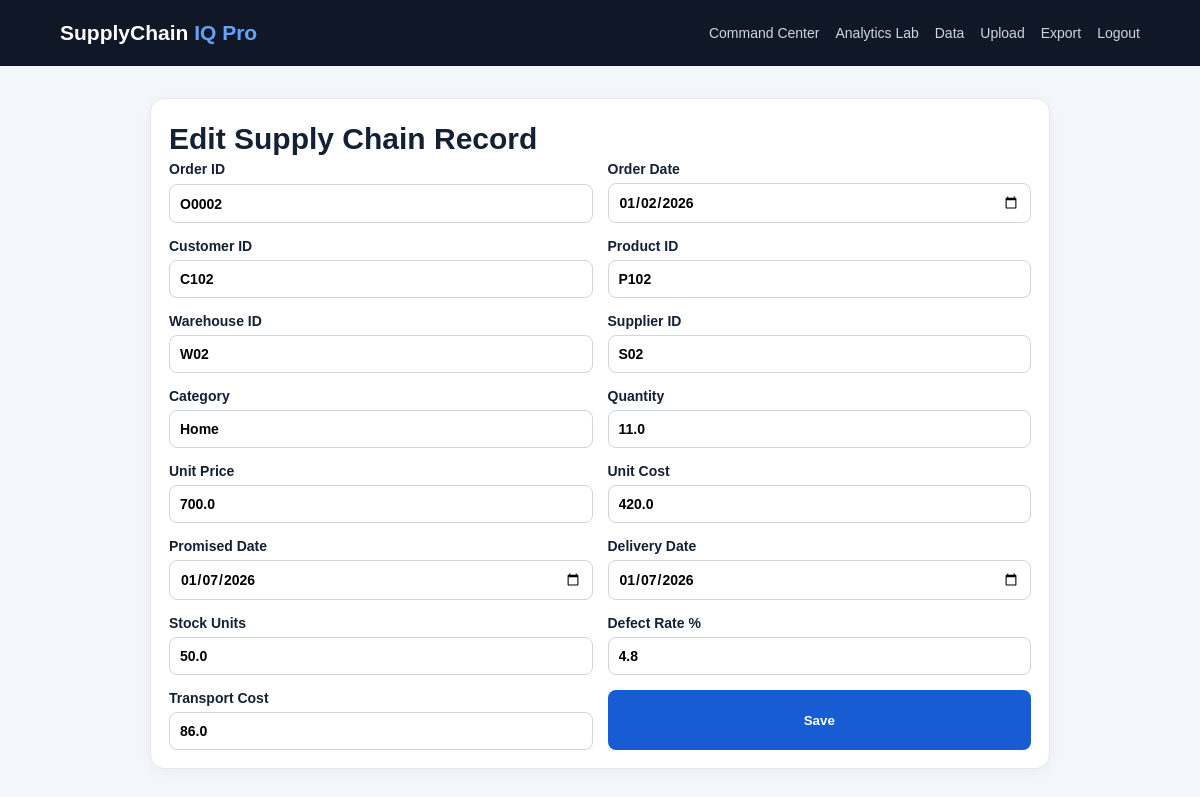
The page /data/edit/2 (signed in) on the database its author committed.
### tables this page shows
CREATE TABLE orders(
id INTEGER PRIMARY KEY AUTOINCREMENT,user_id INTEGER NOT NULL,order_id TEXT NOT NULL,
order_date TEXT NOT NULL,customer_id TEXT,product_id TEXT,warehouse_id TEXT,supplier_id TEXT,
category TEXT,quantity REAL DEFAULT 0,unit_price REAL DEFAULT 0,unit_cost REAL DEFAULT 0,
promised_date TEXT,delivery_date TEXT,stock_units REAL DEFAULT 0,defect_rate REAL DEFAULT 0,
transport_cost REAL DEFAULT 0,created_at TEXT DEFAULT CURRENT_TIMESTAMP,
FOREIGN KEY(user_id) REFERENCES users(id) ON DELETE CASCADE,UNIQUE(user_id,order_id));

### app/main.py (the view)
@main_bp.route("/data/edit/<int:rid>",methods=["GET","POST"])
@login_required
def edit_data(rid):
    row=get_db().execute("SELECT * FROM orders WHERE id=? AND user_id=?",(rid,uid())).fetchone()
    if not row:return "Not found",404
    if request.method=="POST":
        setq=",".join(c+"=?" for c in COLS);get_db().execute("UPDATE orders SET "+setq+" WHERE id=? AND user_id=?",values(request.form)+(rid,uid()));get_db().commit();audit("EDIT_ORDER",request.form["order_id"]);flash("Updated.");return redirect(url_for("main.data"))
    return render_template("form.html",row=row,title="Edit Supply Chain Record")

### app/auth.py (called while the page is built)
def login_required(view):
    @wraps(view)
    def wrapped(*a,**kw):
        return view(*a,**kw) if "user_id" in session else redirect(url_for("auth.login"))
    return wrapped

### app/db.py (called while the page is built)
def get_db():
    if "db" not in g:
        g.db=sqlite3.connect(current_app.instance_path+"/supply_chain.db")
        g.db.row_factory=sqlite3.Row
        g.db.execute("PRAGMA foreign_keys=ON")
    return g.db

### app/main.py (called while the page is built)
def uid(): return session["user_id"]

### app/templates/form.html
{% extends "base.html" %}{% block content %}<div class="formbox"><h1>{{title}}</h1><form method="post" class="formgrid">{% for k,l,t in [("order_id","Order ID","text"),("order_date","Order Date","date"),("customer_id","Customer ID","text"),("product_id","Product ID","text"),("warehouse_id","Warehouse ID","text"),("supplier_id","Supplier ID","text"),("category","Category","text"),("quantity","Quantity","number"),("unit_price","Unit Price","number"),("unit_cost","Unit Cost","number"),("promised_date","Promised Date","date"),("delivery_date","Delivery Date","date"),("stock_units","Stock Units","number"),("defect_rate","Defect Rate %","number"),("transport_cost","Transport Cost","number")] %}<label>{{l}}<input name="{{k}}" type="{{t}}" step="0.01" value="{{row[k] if row else ''}}" required></label>{% endfor %}<button>Save</button></form></div>{% endblock %}

### app/static/style.css (style rules this page uses)
* { box-sizing:border-box }
body { margin:0;background:#f3f6fa;color:#142033;font:14px Arial,sans-serif }
h1 { font-size:30px;margin:5px 0 }
.cards>div,.grid section,.table,.formbox,.auth { background:white;border:1px solid #e4e7ec;border-radius:14px;padding:18px;box-shadow:0 3px 14px #1018280a }
.button,button { background:#175cd3;color:white;border:0;border-radius:8px;padding:11px 15px;font-weight:700;text-decoration:none;cursor:pointer }
.formbox { max-width:900px;margin:auto }
.formgrid { display:grid;grid-template-columns:1fr 1fr;gap:15px }
.formgrid label,.auth label { display:grid;gap:6px;font-weight:700 }
input { padding:10px;border:1px solid #d0d5dd;border-radius:8px;font:inherit }

### rows shown on the page
orders: order_id "O0002" "01/02/2026" "C102" "P102" "W02" "S02" "Home" "11.0" "700.0" "420.0" "01/07/2026" "01/07/2026" "50.0" "4.8" "86.0"

### other values the page prints
{{ title }} "Edit Supply Chain Record"
{{ l }} "Order ID" "Order Date" "Customer ID" "Product ID" "Warehouse ID" "Supplier ID" "Category" "Quantity" "Unit Price" "Unit Cost" "Promised Date" "Delivery Date" "Stock Units" "Defect Rate %" "Transport Cost"
